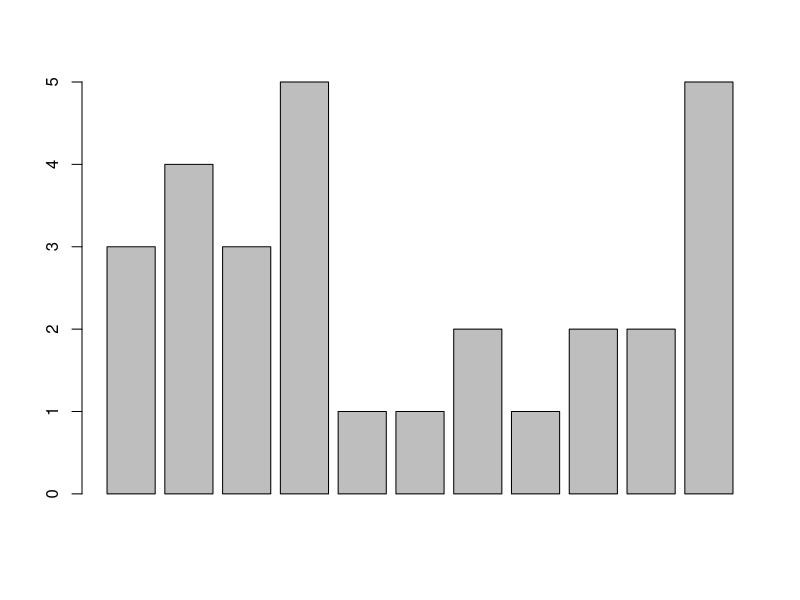

The R script that drew this image:
# Faire un premier tirage 
# pour simplifier on ne donne pas de nom aux cartes mais on leur donne un numéro entre 1 et 11
tirage = sample(x=1:11,size=20,replace=T)
print(tirage)

mode(tirage)

# Définir le nombre de tirages que l'on souhaite réaliser
nombreDeTirage = 30

NTest <- function(N){
    # Fonction qui réalise les N tirages aléatoires de carte 
    tirage = sample(x=1:11,size=N,replace = TRUE)
    # On renvoie les N tirages aléatoires
    return(tirage)
}

# On convertit les N tirages aléatoires en numeric
experience = as.numeric(NTest(nombreDeTirage))
print(experience)

# On récupère la date 
Date = Sys.Date()
print(Date)

# On crée le frame avec la date et le nombre de tirages
(frame = data.frame(Date,nombreDeTirage))

print(frame)

compterValeur = function(tirage){
    # Cette fonction permet de compter combien de fois nous avons chaque carte
    # Utile pour afficher le diagramme en baton
    i=1
    x = rep(0,11)
    while (i<length(tirage)){
        x[tirage[i]] = x[tirage[i]]+1
        i = i+1
    }
    # Renvoyer le vecteur x qui a compté combien de fois nous avons trouvé chaque carte
    return(x)
}

# Afficher le diagramme en bâton plus pratique pour voir combien de fois nous avons chaque carte
barplot(compterValeur(experience))

# Installer le package nécessaire pour pouvoir travailler avec les fichiers excels
install.packages("writexl")

# Sauvegarder le frame dans un fichier excel nommé TP1.xlsx
library("writexl")
write_xlsx(frame, "TP1.xlsx")
